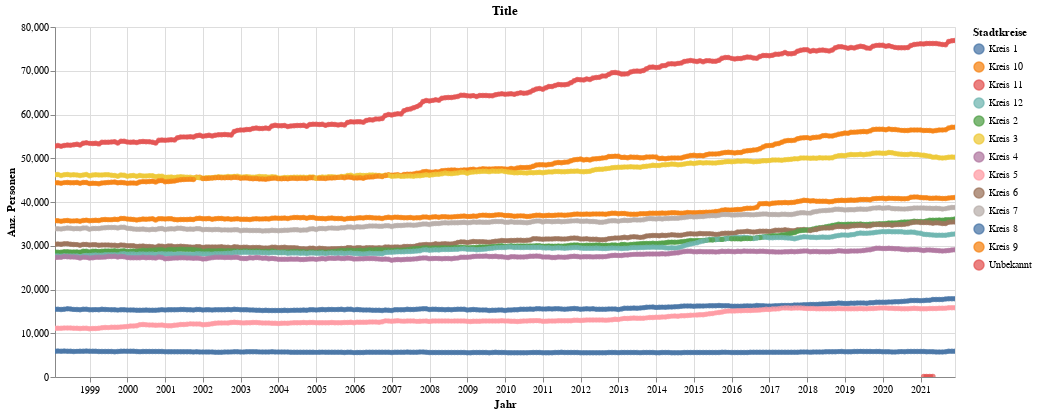

Notebook code cell kept with this figure:
### Code cell
highlight = alt.selection(type='single', on='mouseover',
                          fields=['KreisLang'], nearest=True)
#x='date:StichtagDatJahr',
base = alt.Chart(myAgg.reset_index().query('sum_WBev>100'), title="Title").encode(
    x=alt.X('StichtagDat', axis=alt.Axis(title='Jahr'))# , axis=alt.Axis(format='%', title='percentage')
    , y=alt.X('sum_WBev', axis=alt.Axis(title='Anz. Personen'))
    , color=alt.Color('KreisLang', legend=alt.Legend(title="Stadtkreise", orient="right"))  
    ,tooltip=['StichtagDat', 'KreisLang', 'sum_WBev']    
)
points = base.mark_circle().encode(
    opacity=alt.value(0.75)
).add_selection(
    highlight
).properties(
    width=900 , height=350
)
lines = base.mark_line().encode(
    size=alt.condition(~highlight, alt.value(0.5), alt.value(4))
).interactive()

lines + points

### Figure 1 — Vega-Lite specification as saved in the notebook (floating-point values rounded to 4 significant figures; data arrays with more than 128 entries replaced by an {"elided": "..."} marker saying what was removed)
{"config": {"view": {"continuousWidth": 400, "continuousHeight": 300}}, "layer": [{"mark": "line", "encoding": {"color": {"type": "nominal", "field": "KreisLang", "legend": {"orient": "right", "title": "Stadtkreise"}}, "size": {"condition": {"value": 0.5, "selection": {"not": "selector001"}}, "value": 4}, "tooltip": [{"type": "temporal", "field": "StichtagDat"}, {"type": "nominal", "field": "KreisLang"}, {"type": "quantitative", "field": "sum_WBev"}], "x": {"type": "temporal", "axis": {"title": "Jahr"}, "field": "StichtagDat"}, "y": {"type": "quantitative", "axis": {"title": "Anz. Personen"}, "field": "sum_WBev"}}, "selection": {"selector002": {"type": "interval", "bind": "scales", "encodings": ["x", "y"]}}, "title": "Title"}, {"mark": "circle", "encoding": {"color": {"type": "nominal", "field": "KreisLang", "legend": {"orient": "right", "title": "Stadtkreise"}}, "opacity": {"value": 0.75}, "tooltip": [{"type": "temporal", "field": "StichtagDat"}, {"type": "nominal", "field": "KreisLang"}, {"type": "quantitative", "field": "sum_WBev"}], "x": {"type": "temporal", "axis": {"title": "Jahr"}, "field": "StichtagDat"}, "y": {"type": "quantitative", "axis": {"title": "Anz. Personen"}, "field": "sum_WBev"}}, "height": 350, "selection": {"selector001": {"type": "single", "on": "mouseover", "fields": ["KreisLang"], "nearest": true}}, "title": "Title", "width": 900}], "data": {"name": "data-fc5c589ed128074e04cae7515655da93"}, "$schema": "https://vega.github.io/schema/vega-lite/v4.8.1.json", "datasets": {"data-fc5c589ed128074e04cae7515655da93": {"elided": "3448 records"}}}
